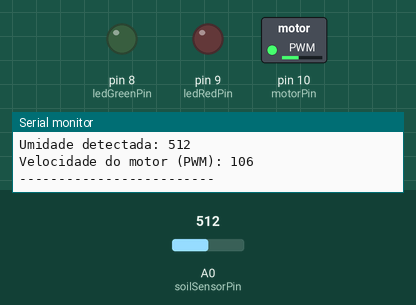
Recording of a sketch running on a simulated Arduino Uno, built with avr-gcc and run on an emulated ATmega328P. Parts: switched loads named in the sketch (green lamp = pin HIGH), output pins drawn as LEDs (lit = HIGH), the last lines printed to the serial monitor. The test bench sets the inputs (shaded band); at power-on: A0 (soilSensorPin) = 512.

Above: at 1.8 s.
1.9 s: A0 (soilSensorPin) set to 710
At 2.9 s:
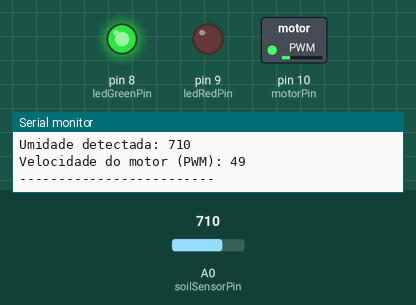
3.5 s: A0 (soilSensorPin) set to 690
At 4.0 s:
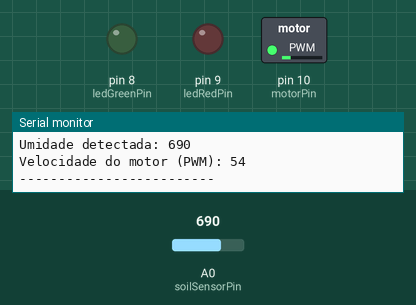
5.0 s: A0 (soilSensorPin) set to 900
At 6.2 s:
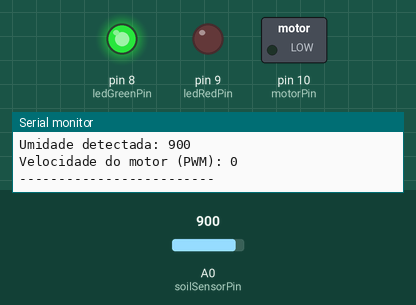
6.5 s: A0 (soilSensorPin) set to 306
At 7.5 s:
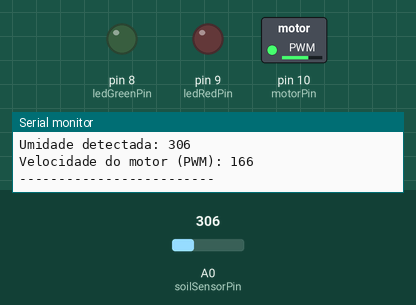
8.0 s: A0 (soilSensorPin) set to 290
At 8.7 s:
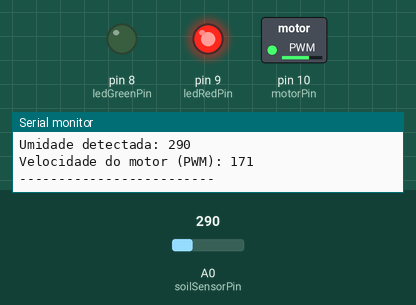
9.5 s: A0 (soilSensorPin) set to 1023
At 9.8 s:
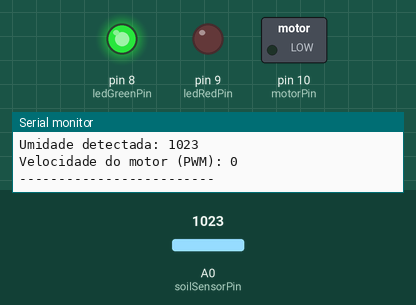
Timing chart, 0 to 12.0 s (numbered marks = the images above; inputs shaded):
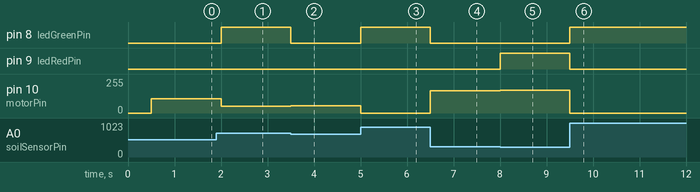

The sketch:

main.ino
```cpp
const int motorPin = 10;
const int ledRedPin = 9;
const int ledGreenPin = 8;
const int soilSensorPin = A0;

unsigned long previousMillis = 0;
const long interval = 500;

void setup() {
  pinMode(motorPin, OUTPUT);
  pinMode(ledRedPin, OUTPUT);
  pinMode(ledGreenPin, OUTPUT);

  Serial.begin(9600);
  Serial.println("Sistema iniciado. Monitorando sensor de umidade...");
}

void loop() {
  unsigned long currentMillis = millis();
  if (currentMillis - previousMillis >= interval) {
    previousMillis = currentMillis;

    int soilSensorValue = analogRead(soilSensorPin);
    Serial.print("Umidade detectada: ");
    Serial.println(soilSensorValue);

    int motorSpeed = calculateMotorSpeed(soilSensorValue);
    analogWrite(motorPin, motorSpeed);
    updateLEDs(soilSensorValue);

    Serial.print("Velocidade do motor (PWM): ");
    Serial.println(motorSpeed);
    Serial.println("-------------------------");
  }
}

int calculateMotorSpeed(int soilSensorValue) {
  soilSensorValue = constrain(soilSensorValue, 0, 875);
  return map(soilSensorValue, 0, 875, 255, 0);
}

void updateLEDs(int soilSensorValue) {
  if (soilSensorValue < 300) {
    digitalWrite(ledRedPin, HIGH);
    digitalWrite(ledGreenPin, LOW);
  } else if (soilSensorValue >= 700) {
    digitalWrite(ledRedPin, LOW);
    digitalWrite(ledGreenPin, HIGH);
  } else {
    digitalWrite(ledRedPin, LOW);
    digitalWrite(ledGreenPin, LOW);
  }
}
```

Measured:
- after the input at 1.9 s, pin 8 (ledGreenPin): LOW → HIGH after 0.10 s; pin 10 (motorPin): 106/255 → 49/255 after 0.10 s
- after the input at 3.5 s, pin 8 (ledGreenPin): HIGH → LOW at once; pin 10 (motorPin): 49/255 → 54/255 at once
- after the input at 5.0 s, pin 8 (ledGreenPin): LOW → HIGH at once; pin 10 (motorPin): 54/255 → 0/255 at once
- after the input at 6.5 s, pin 8 (ledGreenPin): HIGH → LOW at once; pin 10 (motorPin): 0/255 → 166/255 at once
- after the input at 8.0 s, pin 9 (ledRedPin): LOW → HIGH at once; pin 10 (motorPin): 166/255 → 171/255 at once
- after the input at 9.5 s, pin 8 (ledGreenPin): LOW → HIGH at once; pin 9 (ledRedPin): HIGH → LOW at once; pin 10 (motorPin): 171/255 → 0/255 at once
